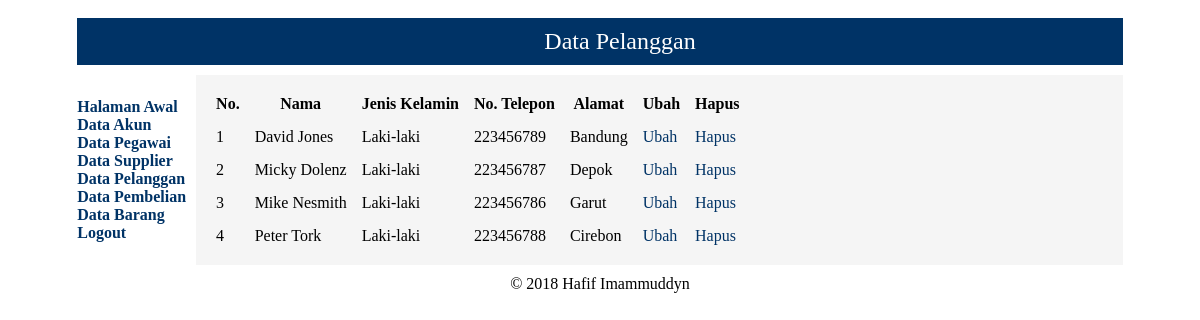
/lihat_pelanggan.php (signed in), run on the app's committed database.
### tables this page shows
CREATE TABLE `tb_pelanggan` (
  `kode_pelanggan` int(11) NOT NULL AUTO_INCREMENT,
  `nama_pelanggan` varchar(50) NOT NULL,
  `jenis_kelamin` enum('L','P') NOT NULL,
  `no_telepon` varchar(15) NOT NULL,
  `alamat` varchar(255) NOT NULL,
  PRIMARY KEY (`kode_pelanggan`),
  KEY `data` (`nama_pelanggan`,`jenis_kelamin`,`no_telepon`,`alamat`)
);

### lihat_pelanggan.php (the view, shortened to what this page needs)
<?php
require('mysqli_connect.php');
$q = 'SELECT * FROM tb_pelanggan';
$r = @mysqli_query($dbc, $q);
echo '<table border="0" cellspacing="5" cellpadding="5">
  <tr>
    <th>No.</th>
    <th>Nama</th>
    <th>Jenis Kelamin</th>
    <th>No. Telepon</th>
    <th>Alamat</th>
    <th>Ubah</th>
    <th>Hapus</th>
  </tr>';
$no = 1;
while ($row = mysqli_fetch_array($r, MYSQLI_ASSOC)) {
    echo '<tr>
        <td>' . $no . '</td>
        <td>' . $row['nama_pelanggan'] . '</td>
        <td>' . (($row['jenis_kelamin'] == 'L') ? 'Laki-laki' : 'Perempuan') . '</td>
        <td>' . $row['no_telepon'] . '</td>
        <td>' . $row['alamat'] . '</td>
        <td><a class="navlink" href="#">Ubah</a></td>
        <td><a class="navlink" href="#">Hapus</a></td>
      </tr>';
    $no++;
}
echo '</table>';
?>

### data on the page
tb_pelanggan: nama_pelanggan "David Jones", jenis_kelamin "Laki-laki", no_telepon "223456789", alamat "Bandung"
tb_pelanggan: nama_pelanggan "Micky Dolenz", jenis_kelamin "Laki-laki", no_telepon "223456787", alamat "Depok"
tb_pelanggan: nama_pelanggan "Mike Nesmith", jenis_kelamin "Laki-laki", no_telepon "223456786", alamat "Garut"
tb_pelanggan: nama_pelanggan "Peter Tork", jenis_kelamin "Laki-laki", no_telepon "223456788", alamat "Cirebon"
